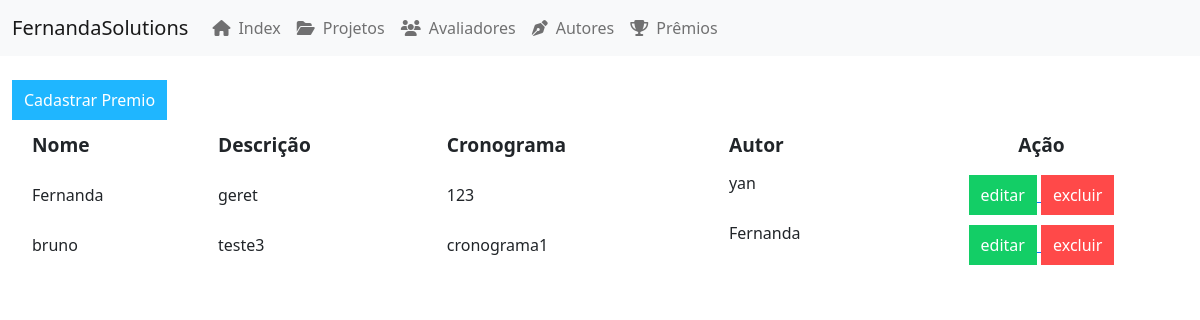
Screenshot of /catalog/premio/ with the database file from the repository.
### catalog/models.py (models this page shows, shortened)
class Premio(models.Model):
    nome = models.CharField(max_length=50)
    descricao = models.CharField(max_length=50, )
    cronograma = models.CharField(max_length=50)
    autor = models.ManyToManyField(Autor)

class Autor(models.Model):
    nome = models.CharField(max_length=50)
    cpf = models.IntegerField()
    telefone = models.IntegerField()
    endereco = models.CharField(max_length=50)

### catalog/views.py (the view)
# urls.py: path("premio/", listar_premio_view, name='lista_premio'),
def listar_premio_view(request):
    return render(request, "premio/list_premio.html", {'premios': Premio.objects.all()})

### catalog/templates/premio/list_premio.html
{% extends 'layouts/base.html' %} {% block content %}
    <main>
         <a href="{% url 'inserir_premio_view' %}">
        <button type="button" class="button blue mobile" id="cadastrarPremio">Cadastrar Premio</button>
         </a>
        <table class="records">
            <thead>
                <tr>
                    <th>Nome</th>
                    <th>Descrição</th>
                    <th>Cronograma</th>
                    <th>Autor</th>
                    <th>Ação</th>
                </tr>
            </thead>
            <tbody>
            {% for premio in premios %}
                <tr>
                    <td>{{premio.nome}}</td>
                    <td>{{premio.descricao}}</td>
                    <td>{{premio.cronograma}}</td>
                    <td>
                        {% for autor in premio.autor.all %}
                            {{ autor.nome }}
                            <br /><br />
                        {% endfor %}
                    </td>
                    <td>
                        <a href="/catalog/premio/edit/{{premio.id}}">
                        <button type="button" class="button green">editar</button>
                        </a>
                         <a href="/catalog/premio/delete/{{premio.id}}">
                        <button type="button" class="button red">excluir</button>
                         </a>
                    </td>
                </tr>
            {% endfor %}
            </tbody>
        </table>
    </main>
    {% endblock %}

### catalog/static/css/button.css (style rules this page uses)
.button { border-style: none; height: 40px; padding: 6px 12px; background-color: black; color: white; font-size: 1rem; cursor: pointer; transition: box-shadow .6s ease; }
.button.blue { background-color: #1FB6FF; }
button.green { background-color: #13CE66; }
button.red { background-color: #FF4949; }

### catalog/static/css/records.css (style rules this page uses)
.records { width: 100%; user-select: none; text-align: left; }
.records th { height: 50px; background-color: var(--primary-color); padding-left: 20px; font-size: 1.2rem; }
.records td { height: 50px; padding-left: 20px; }
.records th:last-child, .records td:last-child { padding: 0; min-width: 140px; text-align: center; }

### rows the page displays
Premio: nome "Fernanda", descricao "geret", cronograma "123"
Autor: nome "yan"
Premio: nome "bruno", descricao "teste3", cronograma "cronograma1"
Autor: nome "Fernanda"
